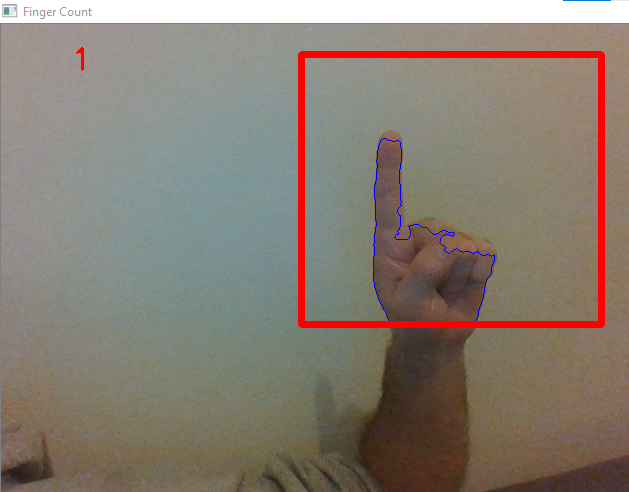
#> input picture images/1.png, 629 x 492 px, given in place of the camera
$ jupyter execute CountFingers.ipynb
#> lines starting #> are read from the running program, lines starting #| are printed output that depends on the picture
[cell 1]
import numpy as np
import cv2
from sklearn.metrics import pairwise

[cell 2]
# Region of interest, where the hand needs to be detected
roi_top = 30
roi_bottom = 300
roi_right = 300
roi_left = 600

# define background
background = None
accumulated_weight = 0.5

[cell 3]
def calc_accum_avg(frame, accumulated_weight):

    global background

    if background is None:
        background = frame.copy().astype("float")
        return None

    # computes weighted average, accumulates it and updates the background
    cv2.accumulateWeighted(frame, background, accumulated_weight)

[cell 4]
# [21 lines left out: function segment, not called in this run]

[cell 5]
# [59 lines left out: function count_fingers, not called in this run]

[cell 6]
cam = cv2.VideoCapture(0)

# intialize a frame count
num_frames = 0

# keep looping, until it is interrupted
while True:

    # gets the current frame
    ret, frame = cam.read()
#> frame is the input picture: shape (492, 629, 3); mean B, G, R 115.2, 125.9, 136.3

    # flips the frame so it is not shown as the mirror view
    frame = cv2.flip(frame, 1)
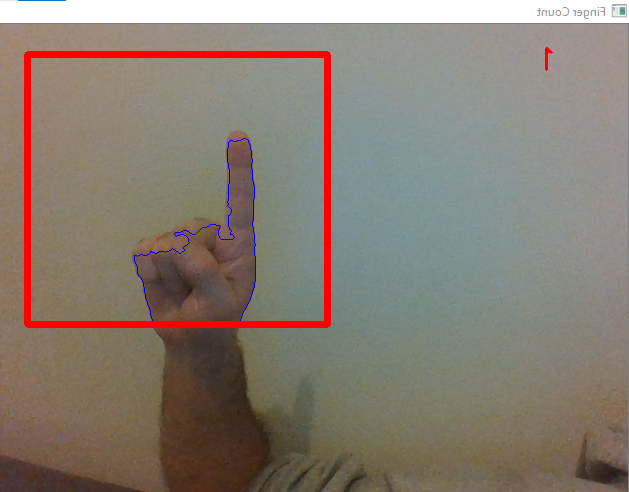
#> frame: shape (492, 629, 3); mean B, G, R 115.2, 125.9, 136.3

    # copies the frame
    frame_copy = frame.copy()

    # grabs the ROI from the frame
    roi = frame[roi_top:roi_bottom, roi_right:roi_left]
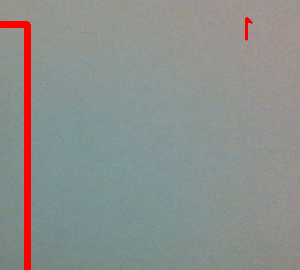
#> roi: shape (270, 300, 3); mean B, G, R 141.1, 143.7, 140.6

    # grayscale and blur for ROI
    gray = cv2.cvtColor(roi, cv2.COLOR_BGR2GRAY)
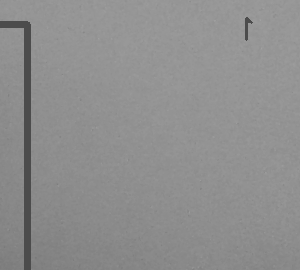
#> gray: shape (270, 300); min 76, max 161, mean 142.5
    gray = cv2.GaussianBlur(gray, (7, 7), 0)

    # first 30 frames the average of the background is calculated
    if num_frames < 60:
        calc_accum_avg(gray, accumulated_weight)
        if num_frames <= 59:
            cv2.putText(frame_copy, "WAIT! GETTING BACKGROUND AVG.", (200, 400), cv2.FONT_HERSHEY_SIMPLEX, 1, (0,0,255), 2)
            cv2.imshow("Finger Count",frame_copy)

    else:

        # segment the hand region
        hand = segment(gray)

        # First check if we were able to actually detect a hand
        if hand is not None:

            # unpack
            thresholded, hand_segment = hand

            # draws contours around hand
            cv2.drawContours(frame_copy, [hand_segment + (roi_right, roi_top)], -1, (255, 0, 0),1)

            # counts the fingers
            fingers = count_fingers(thresholded, hand_segment)

            # displays count
            cv2.putText(frame_copy, str(fingers), (70, 45), cv2.FONT_HERSHEY_SIMPLEX, 1, (0,0,255), 2)

            # displays the thresholded image
            cv2.imshow("Thesholded", thresholded)

    # draws ROI Rectangle on frame copy
    cv2.rectangle(frame_copy, (roi_left, roi_top), (roi_right, roi_bottom), (0,0,255), 5)
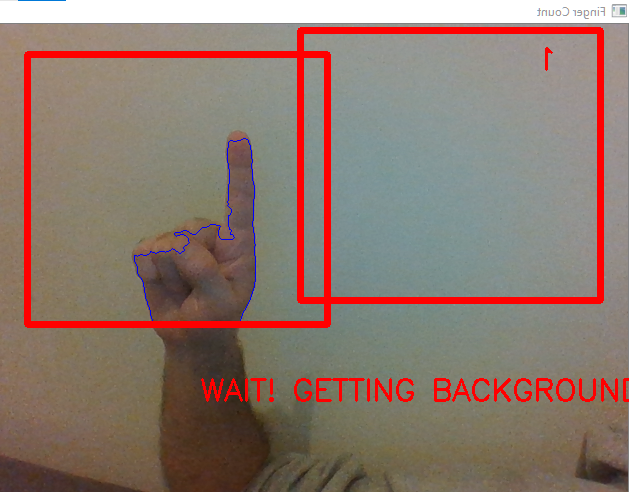
#> frame_copy: shape (492, 629, 3); mean B, G, R 110.6, 121, 140.7

    # increment the number of frames for tracking
    num_frames += 1

    # displays the frame with segmented hand
    cv2.imshow("Finger Count", frame_copy)


    # Close windows with Esc
    k = cv2.waitKey(1) & 0xFF
#> (key Esc is pressed here)

    if k == 27:
        break

cam.release()
cv2.destroyAllWindows()

$ run again, on images/2.png
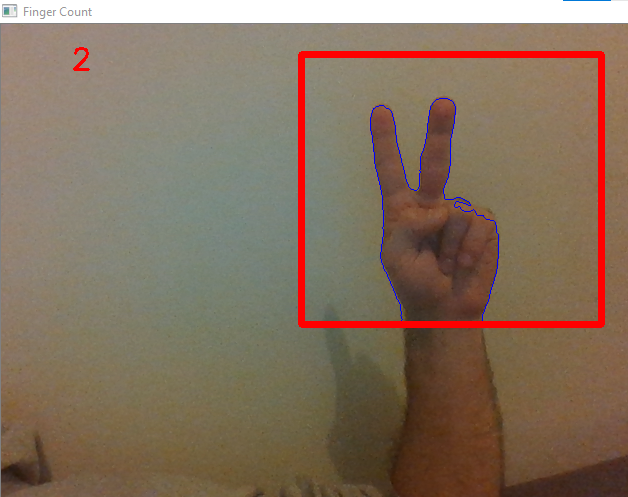
#> input picture images/2.png, 628 x 497 px, given in place of the camera
#> frame is the input picture: shape (497, 628, 3); mean B, G, R 94.7, 113.3, 132.6
#> `gray = cv2.cvtColor(roi, cv2.COLOR_BGR2GRAY)`:
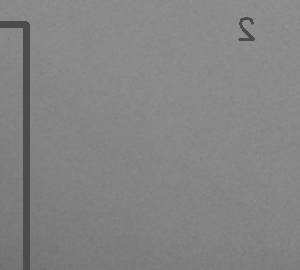
#> gray: shape (270, 300); min 76, max 151, mean 131.8
#> `cv2.rectangle(frame_copy, (roi_left, roi_top), (roi_right, roi_bottom)..`:
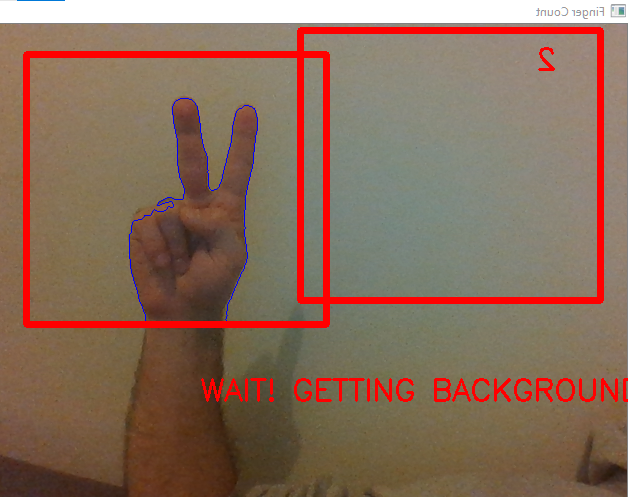
#> frame_copy: shape (497, 628, 3); mean B, G, R 91, 109, 137.1

$ run again, on images/3.png
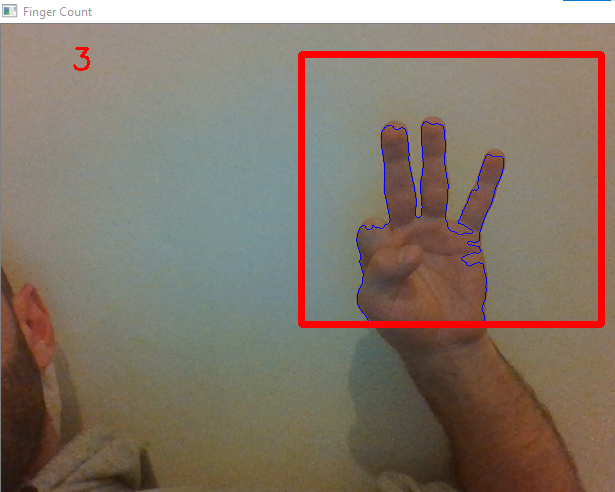
#> input picture images/3.png, 615 x 492 px, given in place of the camera
#> frame is the input picture: shape (492, 615, 3); mean B, G, R 105.7, 118.5, 132.8
#> `gray = cv2.cvtColor(roi, cv2.COLOR_BGR2GRAY)`:
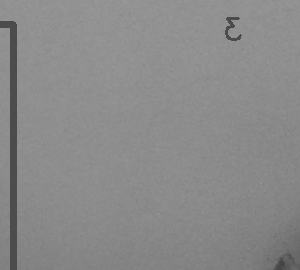
#> gray: shape (270, 300); min 66, max 157, mean 137.9
#> `cv2.rectangle(frame_copy, (roi_left, roi_top), (roi_right, roi_bottom)..`:
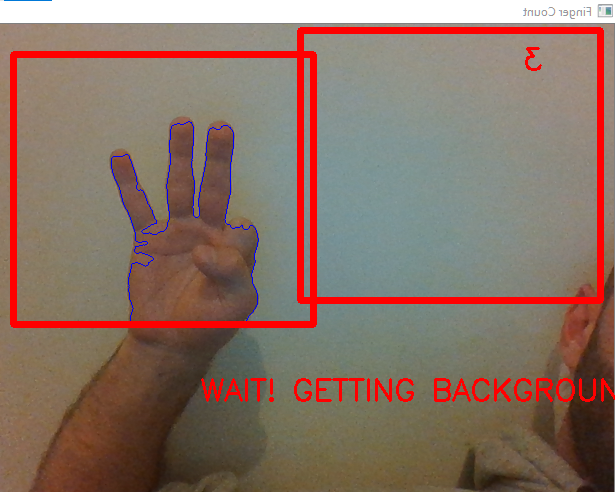
#> frame_copy: shape (492, 615, 3); mean B, G, R 101.6, 113.9, 137.4

$ run again, on images/4.png
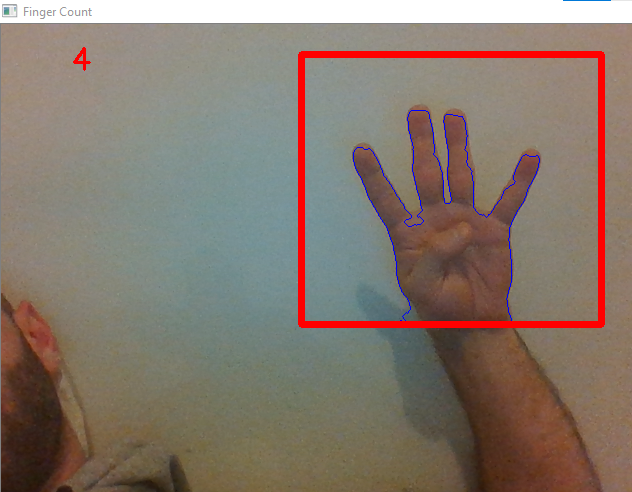
#> input picture images/4.png, 632 x 492 px, given in place of the camera
#> frame is the input picture: shape (492, 632, 3); mean B, G, R 109.5, 120.6, 134
#> `gray = cv2.cvtColor(roi, cv2.COLOR_BGR2GRAY)`:
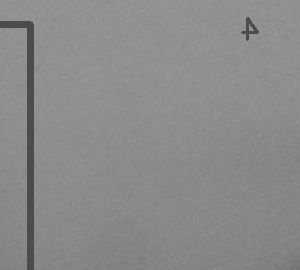
#> gray: shape (270, 300); min 76, max 158, mean 138.3
#> `cv2.rectangle(frame_copy, (roi_left, roi_top), (roi_right, roi_bottom)..`:
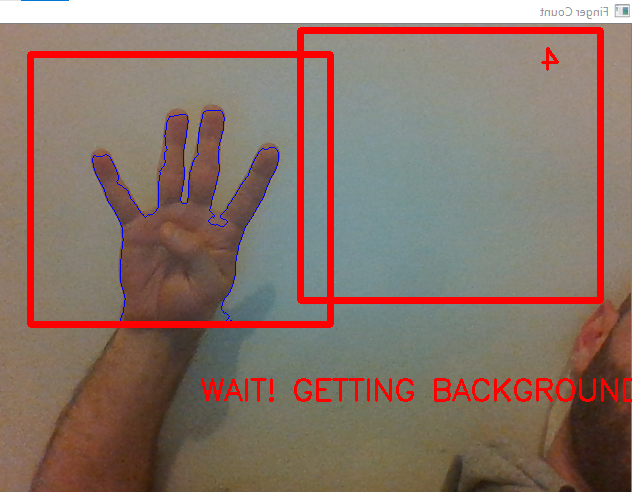
#> frame_copy: shape (492, 632, 3); mean B, G, R 105.2, 115.9, 138.5
